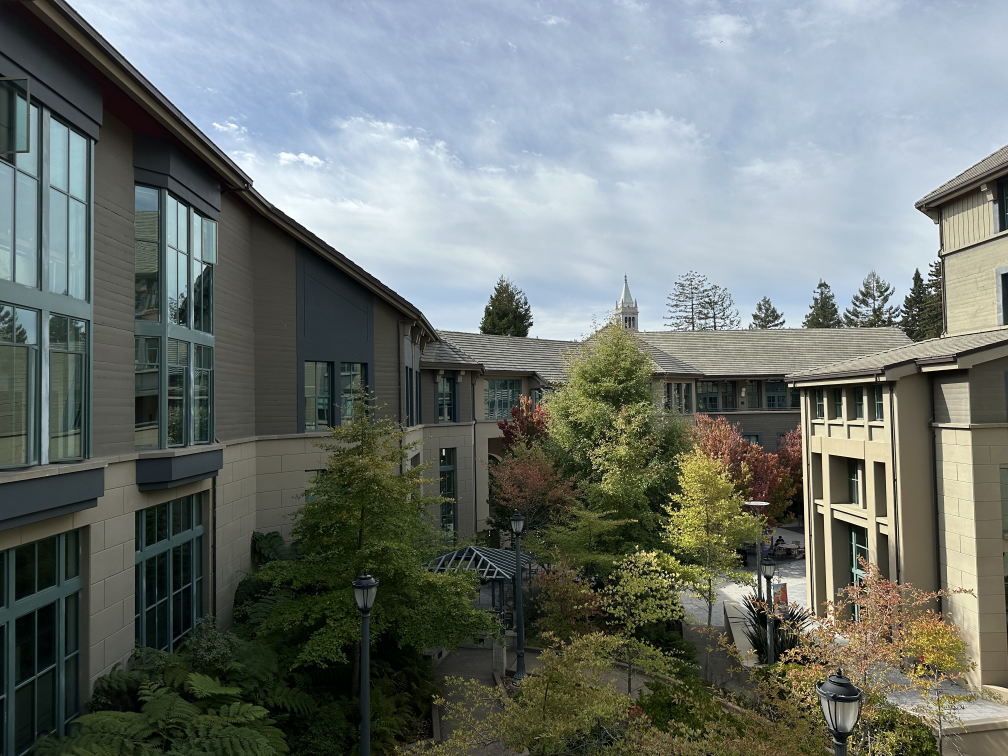
#> input picture CS180_computer_vision/project4/data/3pic/1.JPG, 4032 x 3024 px, given as the content of the folder ./../data/5pic_a/, which was not available (shown at 1/4 size)
$ python mosaic.py
#> lines starting #> are read from the running program, lines starting #| are printed output that depends on the picture; after the words box and inside, x2 and y2 are one past the last pixel; in counts of white or black regions, pixels touching at a corner belong together; pictures that were not available may be replaced by others from this repository, and a replacement may not be noted
### CS180_computer_vision/project4/code/trans_image.py
import cv2
import numpy as np
import os
import matplotlib.pyplot as plt

def trans_img_into_target(src_img, dst_img, mask, h, offset = np.array([0, 0, 0])):

    y, x = np.where(mask)
    dst_pts = np.concatenate((x[:,np.newaxis], y[:, np.newaxis], np.ones((x.size, 1))), axis=1)
    dst_pts = dst_pts + offset

    out_src = np.matmul(h, dst_pts.T)
    out_src = out_src / out_src[-1,:]
    out_src = out_src[0:2, :].T
    dst_pts = dst_pts[:, 0:2].astype(np.int64)

    h, w, _ = src_img.shape

    left_top = np.floor(out_src[:, ::-1])
    left_top = left_top.astype(np.int64)
    right_bottom = np.ceil(out_src[:, ::-1])
    right_bottom = right_bottom.astype(np.int64)

    dst_pts = dst_pts - offset[:2]

    valid_mask = np.logical_and.reduce([
        ~np.logical_or(np.any(left_top < 0, axis=1), np.any(right_bottom < 0, axis=1)),
        ~np.logical_or(left_top[:, 0] >= h-1, left_top[:, 1] >= w-1),
        ~np.logical_or(right_bottom[:, 0] >= h-1, right_bottom[:, 1] >= w-1)
    ])

    dst_pts = dst_pts[valid_mask]
    out_src = out_src[valid_mask]
    left_top = left_top[valid_mask]
    right_bottom = right_bottom[valid_mask]

    right_top = np.concatenate((left_top[:, 0:1], right_bottom[:, 1:2]), axis=1)
    left_bottom = np.concatenate((right_bottom[:, 0:1], left_top[:, 1:2]), axis=1)

    num = out_src.shape[0]

    weights = np.zeros((num, 4))
    weights[:,0] = np.linalg.norm(left_top - out_src[:, ::-1], axis=1)
    weights[:,1] = np.linalg.norm(right_top - out_src[:, ::-1], axis=1)
    weights[:,2] = np.linalg.norm(left_bottom - out_src[:, ::-1], axis=1)
    weights[:,3] = np.linalg.norm(right_bottom - out_src[:, ::-1], axis=1)

    weights[np.all(weights == 0, axis=1)] = 1
    weights = 1 / weights

    weighted_lt = src_img[left_top[:,0], left_top[:,1], :] * weights[:, 0:1]
    weighted_rt = src_img[right_top[:,0], right_top[:,1], :] * weights[:, 1:2]
    weighted_lb = src_img[left_bottom[:,0], left_bottom[:,1], :] * weights[:, 2:3]
    weighted_rb = src_img[right_bottom[:,0], right_bottom[:,1], :] * weights[:, 3:4]

    weights_sum = np.sum(weights, axis=1, keepdims=True)
    weighted_value = \
        (weighted_lt+weighted_rt+weighted_lb+weighted_rb) / weights_sum

    changed_dst_image = dst_img.copy()
    changed_dst_image[dst_pts[:,1], dst_pts[:,0],:] = weighted_value

    return changed_dst_image


### CS180_computer_vision/project4/code/mosaic.py
import numpy as np
import cv2
import matplotlib.pyplot as plt
import argparse

from homograph import *
from get_points import *
from trans_image import *

class Mosaic:

    def __init__(self, kind = "2pic", algo = "MOP", MOP_params = [500, 0.75] , crop_size=None, save_mid = False):
#> called with kind = '5pic_a', algo = 'MOP', crop_size = (1008, 756), save_mid = True
        self.dir_path = "./../data/" + kind + "/"
        self.save_dir_path = "./../final_result/" + kind + "/"
        self.images = []

        files = os.listdir(self.dir_path)
        mid_index = int(len(files) / 2)
        self.standard = mid_index
        standard = files[mid_index]
        self.ex = os.path.splitext(standard)[1]

        for file_name in os.listdir(self.dir_path):
            image = cv2.imread(os.path.join(self.dir_path + file_name))
#> image is the input picture: shape (3024, 4032, 3); mean B, G, R 112.2, 116.8, 109.8
            if(crop_size != None):
                image = cv2.resize(image, crop_size)
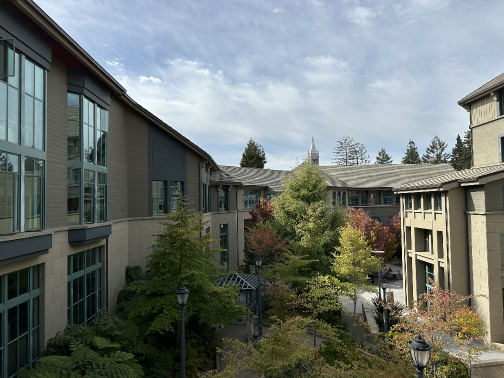
#> image: shape (756, 1008, 3) (shown at 1/2 size); mean B, G, R 112.4, 116.9, 109.9
            self.images.append(image)

        example = self.images[self.standard]
        self.height = example.shape[0]
        self.width = example.shape[1]
        self.nip = MOP_params[0]
        self.threshold = MOP_params[1]
        self.algo = algo
        self.kind = kind
        self.save_mid = save_mid

    def trans_all_imgs(self):

        # initialize the H
        Hs = {}

        num_imgs = len(self.images)
#> num_imgs = 1

        for i in range(num_imgs - 1):
            name = f"H{i}{i+1}"

            src_img = self.images[i]
            dst_img = self.images[i+1]

            if(algo == "SIFT"):
                matched_pairs_finder = SIFT_points(src_img, dst_img,
                                        num_features=2000, threshold=0.6, save_path=None)
                match_pairs = matched_pairs_finder.get_points_and_show()
                match_pairs = np.array(match_pairs)
            elif(algo == "MOP"):
                matched_pairs_finder = MOP_points(src_img, dst_img, str(i), str(i+1),
                                                  kind, self.nip, self.threshold, self.save_mid)
                match_pairs = matched_pairs_finder.get_points()
                print("match_pairs: ", len(match_pairs))
                match_pairs = np.array(match_pairs)

            best_H_finder = RANSAC()
            params, best_h = best_H_finder.choose_best_h(match_pairs, kind, name = f"{i}_{i+1}", save_mid=self.save_mid)
            #inlier_pts, outlier_pts, chosen_pts = params[1:]
            #print(best_h)

            Hs[name] = best_h
#> after the loop, Hs = 0 items

        right_Hs = self.get_right_H(Hs)
        print(right_Hs)
        self.jigsaw(right_Hs)


    def get_right_H(self, Hs):

        print(Hs.keys())
#| dict_keys([])

        num_imgs = len(Hs) + 1
#> num_imgs = 1

        # as we don't need to wrap mid pic
        # set H for mid pic to E

        mid_name = f"H{self.standard}{self.standard}"
        Hs[mid_name] = np.eye(3)

        mid_index = self.standard

        for i in range(0, mid_index):
            name = f"H{i}{mid_index}"
            begin = np.eye(3)
            for j in range(i, mid_index):
                H_name = f"H{j}{j+1}"
                H = Hs[H_name]
                begin = np.matmul(H, begin)

            Hs[name] = begin
#> after the loop, Hs = {'H00': [[1, 0, 0], [0, 1, 0], [0, 0, 1]]}

        for i in range(mid_index+1, num_imgs):
            name = f"H{i}{mid_index}"
            begin = np.eye(3)

            j = i - 1

            while j >= mid_index:
                H_name = f"H{j}{j+1}"
                H = Hs[H_name]
                H_inv = np.linalg.inv(H)
                begin = np.matmul(H_inv, begin)

                j -= 1

            Hs[name] = begin
#| {'H00': array([[1., 0., 0.],
#|        [0., 1., 0.],
#|        [0., 0., 1.]])}

        return Hs

    def extent(self, H, width, height):

        origin_corners = np.array([[0,0],[width,0],[width,height],[0,height]])

        corners_pts = np.concatenate((origin_corners, np.ones((4,1))), axis=1)
        estimate_corners = np.matmul(H, corners_pts.T)
        estimate_corners = estimate_corners / estimate_corners[-1, :]

        min_p = np.amin(estimate_corners.T, axis=0)
        max_p = np.amax(estimate_corners.T, axis=0)

        return min_p, max_p


    def paint_whole_canvas(self, Hs, height, width):

        # find the max height and width after trans

#> called with height = 756, width = 1008
        min_canvas = np.array([np.inf, np.inf, np.inf])
        max_canvas = np.array([-np.inf, -np.inf, -np.inf])

        num_images = len(self.images)
#> num_images = 1

        for i in range(num_images):
            name = f"H{i}{self.standard}"
            H = Hs[name]

            min_p, max_p = self.extent(H, width, height)
            print(f"{name} : min_p: {min_p}, max_p : {max_p}")
            min_canvas = np.minimum(min_canvas, min_p)
            max_canvas = np.maximum(max_canvas, max_p)
#> this loop made 1 pass
#> (H, estimate_corners in extent, max_canvas) on pass 1: ([[1, 0, 0], [0, 1, 0], [0, 0, 1]], [[0, 1008, 1008, 0], [0, 0, 756, 756], [1, 1, 1, 1]], [1008, 756, 1])
#> (printed output is left out)

        distance = np.ceil(max_canvas - min_canvas)
#> distance = [1008, 756, 0]

        extent_canvas_width = int(distance[0] + 1)
#> extent_canvas_width = 1009
        extent_canvas_height = int(distance[1] + 1)
#> extent_canvas_height = 757

        # paint the whole canvas with max height and width

        channels = 3
        canvas = np.zeros((extent_canvas_height,extent_canvas_width,channels), dtype=np.int64)
        mask = np.ones((extent_canvas_height,extent_canvas_width))

        offset = min_canvas.astype(np.int64)
#> offset = [0, 0, 1]
        print(f"canvas size: ({extent_canvas_height},{extent_canvas_width})")
#| canvas size: (757,1009)
        print("offset is: ")
        print(offset)
#| [0 0 1]
        offset[2] = 0

        return canvas, mask, offset

    def jigsaw(self, Hs):
        canvas, mask, offset = self.paint_whole_canvas(Hs, self.height, self.width)
#> canvas: shape (757, 1009, 3) int64; every value is 0
#> mask: shape (757, 1009) float64; every value is 1
#> offset = [0, 0, 0]

        for i, img in enumerate(self.images):

            name = f"H{i}{self.standard}"
            H = Hs[name]
            H_inv = np.linalg.inv(H)

            src_img = cv2.cvtColor(img, cv2.COLOR_BGR2RGB)

            canvas = trans_img_into_target(src_img, canvas, mask, H_inv, offset)

            # put areas of trans_canvas in mask to 0
            areas = np.where(canvas)[:2]
            mask[areas] = 0
            #plt.imshow(mask)
            #plt.show()

            save_path = self.save_dir_path + '/' + self.algo + "_" + str(i) + self.ex
            cv2.imwrite(save_path, canvas[:,:,(2,1,0)])
#> this loop made 1 pass
#> (name, H_inv, h in trans_img_into_target, w in trans_img_into_target, num in trans_img_into_target, areas, save_path) on pass 1: ('H00', [[1, 0, 0], [0, 1, 0], [0, 0, 1]], 756, 1008, 760285, 2264594 positions, rows 0 to 754, columns 0 to 1006, './../final_result/5pic_a//MOP_0.JPG')
#> pass 1, in jigsaw, `canvas = trans_img_into_target(src_img, canvas, mask, H_inv, offset)`:
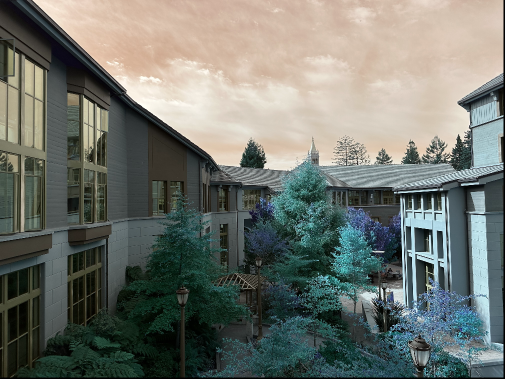
#> canvas: shape (757, 1009, 3) int64 (shown at 1/2 size); mean of channels 0, 1, 2 109.5, 116.5, 112; drawn as B, G, R
#> pass 1, in jigsaw, `cv2.imwrite(save_path, canvas[:,:,(2,1,0)])`:
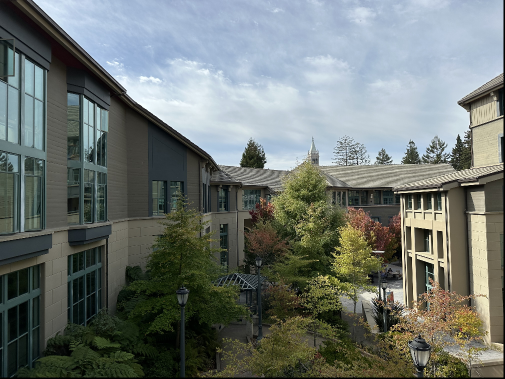
#> saved as MOP_0.JPG: shape (757, 1009, 3) (shown at 1/2 size); mean B, G, R 112, 116.5, 109.5
#> after the loop:
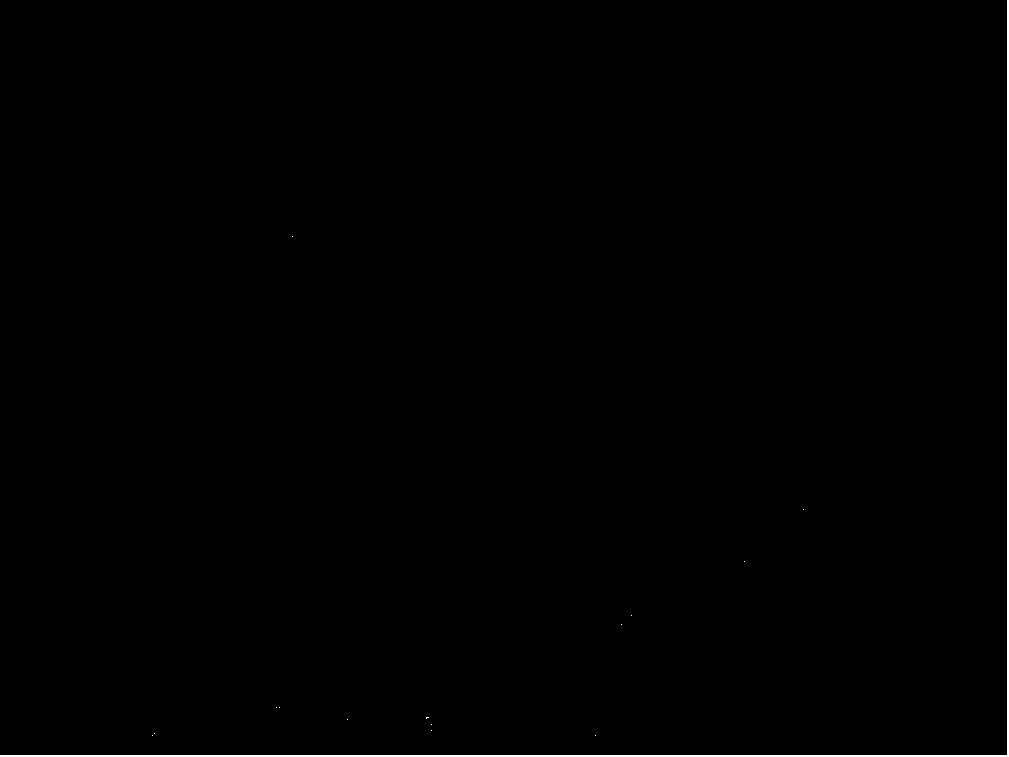
#> mask: shape (757, 1009) float64; values 0 (black) and 1 (white), 0.46% white; 15 white regions (14 under 20 px), largest, box (x1, y1, x2, y2) and area: (0, 0, 1009, 757) 3528


if __name__ == "__main__":

    desc = "Choose the dir_path of data(raw images), algorithm used to get matched points pairs" \
           "whether save the mid result, crop size of raw images and hyperparams of MOP"

    parser = argparse.ArgumentParser(description=desc)
    parser.add_argument(
        "-d", "--data_dir_path", required=False, default="5pic_a",
        help="5pic_a / 5pic_b / 3pic / 4pic"
    )
    parser.add_argument(
        "-l", "--algorithm", required=False, default="MOP",
        help="choose the algorithm to get points, MOP or SIFT"
    )
    parser.add_argument(
        "-m", "--if_save_mid_result", required=False, default=True,
        help="whether or not to save middle result of whole processing"
    )
    parser.add_argument(
        "-c", "--if_crop_rawimages", required=False, default=True,
        help="if true, we will crop raw images into (1008, 756)"
    )
    args = parser.parse_args()

    kind = args.data_dir_path
    algo = args.algorithm
    save_mid = args.if_save_mid_result
    crop_size = (1008, 756) if args.if_crop_rawimages else None
    MOP_params = [500, 0.75]

    mosaicer = Mosaic(kind, algo, MOP_params, crop_size, save_mid)
    mosaicer.trans_all_imgs()

$ run again, on CS180_computer_vision/project4/data/5pic_a/1.JPG
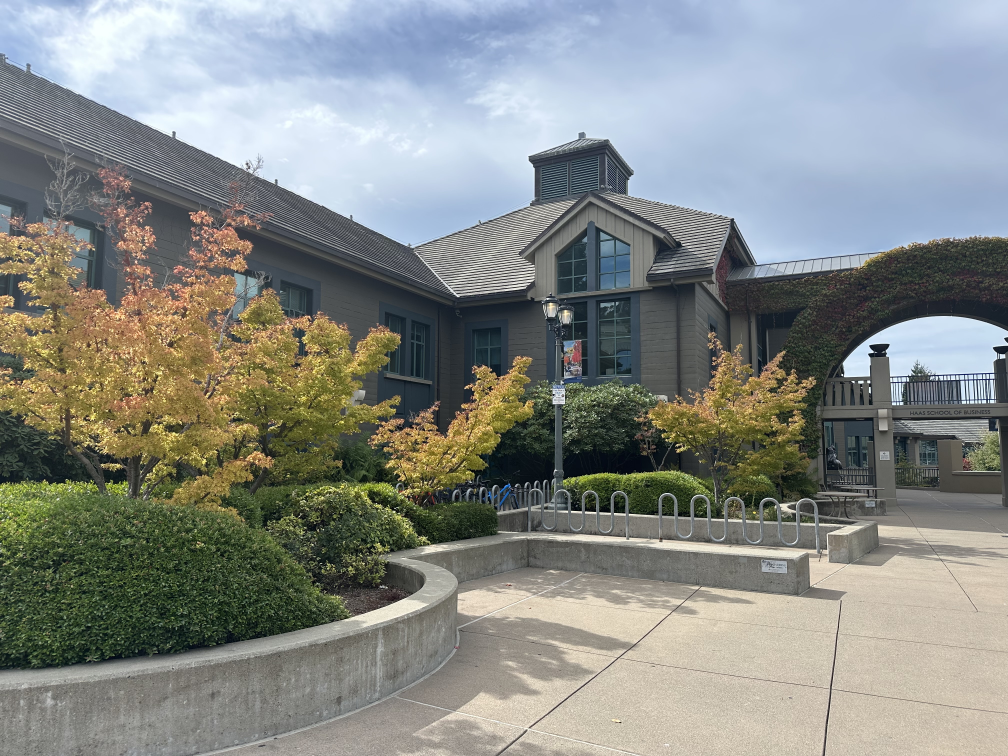
#> input picture CS180_computer_vision/project4/data/5pic_a/1.JPG, 4032 x 3024 px (shown at 1/4 size)
#> in __init__, image is the input picture: shape (3024, 4032, 3); mean B, G, R 134.2, 138.4, 134.7
#> image: shape (756, 1008, 3)
#> in trans_all_imgs, `num_imgs = len(self.images)`: num_imgs = 1
#> after the loop in trans_all_imgs, `for i in range(num_imgs - 1):`: Hs = 0 items
#| dict_keys([])
#> in get_right_H, `num_imgs = len(Hs) + 1`: num_imgs = 1
#> after the loop in get_right_H, `for i in range(0, mid_index):`: Hs = {'H00': [[1, 0, 0], [0, 1, 0], [0, 0, 1]]}
#| {'H00': array([[1., 0., 0.],
#|        [0., 1., 0.],
#|        [0., 0., 1.]])}
#> num_images = 1
#> the loop in paint_whole_canvas, `for i in range(num_images):` made 1 pass
#> (H, estimate_corners in extent, max_canvas) on pass 1: ([[1, 0, 0], [0, 1, 0], [0, 0, 1]], [[0, 1008, 1008, 0], [0, 0, 756, 756], [1, 1, 1, 1]], [1008, 756, 1])
#> (printed output is left out)
#> distance = [1008, 756, 0]
#> extent_canvas_width = 1009
#> extent_canvas_height = 757
#> in paint_whole_canvas, `offset = min_canvas.astype(np.int64)`: offset = [0, 0, 1]
#| canvas size: (757,1009)
#| [0 0 1]
#> in jigsaw, `canvas, mask, offset = self.paint_whole_canvas(Hs, self.height, self.w..`: offset = [0, 0, 0]
#> the loop in jigsaw, `for i, img in enumerate(self.images): ` made 1 pass
#> (name, H_inv, h in trans_img_into_target, w in trans_img_into_target, num in trans_img_into_target, areas, save_path) on pass 1: ('H00', [[1, 0, 0], [0, 1, 0], [0, 0, 1]], 756, 1008, 760285, 2280010 positions, rows 0 to 754, columns 0 to 1006, './../final_result/5pic_a//MOP_0.JPG')
#> pass 1, in jigsaw, `canvas = trans_img_into_target(src_img, canvas, mask, H_inv, offset)`:
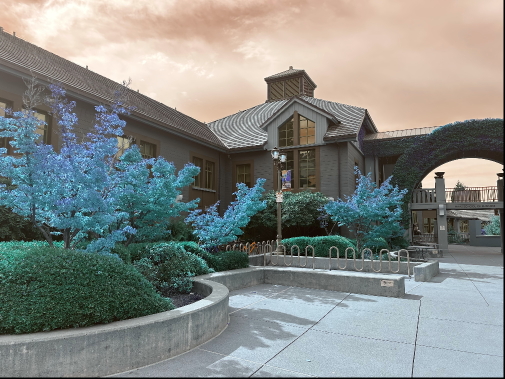
#> canvas: shape (757, 1009, 3) int64 (shown at 1/2 size); mean of channels 0, 1, 2 134.2, 137.8, 133.7; drawn as B, G, R
#> pass 1, in jigsaw, `cv2.imwrite(save_path, canvas[:,:,(2,1,0)])`:
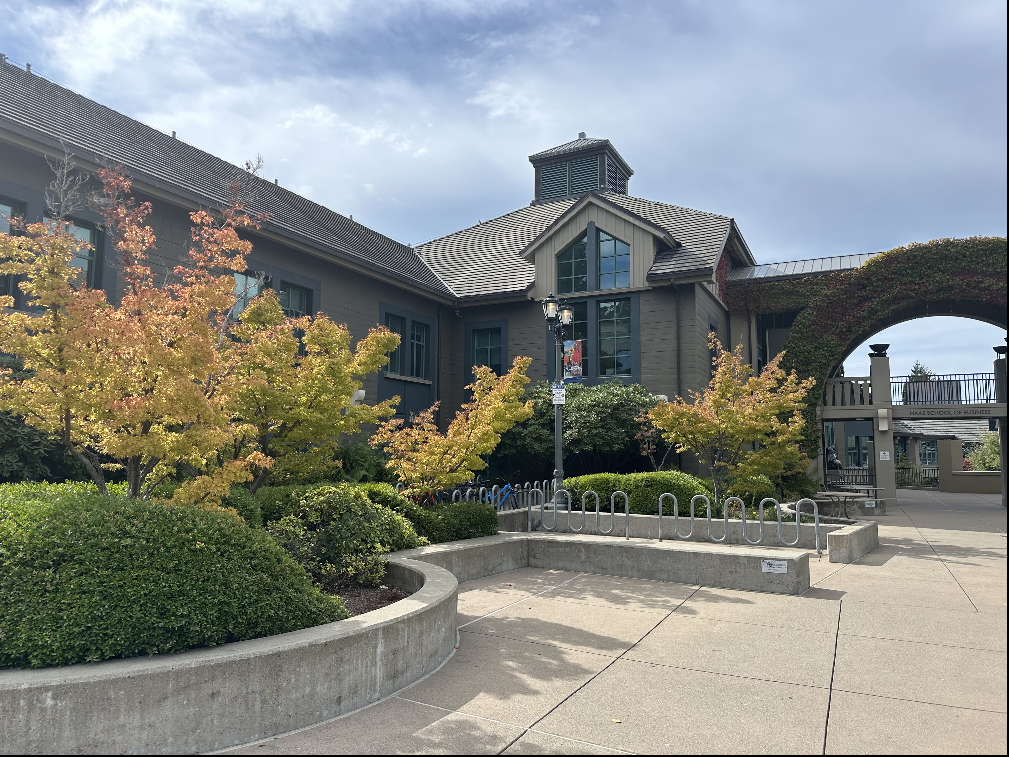
#> saved as MOP_0.JPG: shape (757, 1009, 3); mean B, G, R 133.7, 137.8, 134.2
